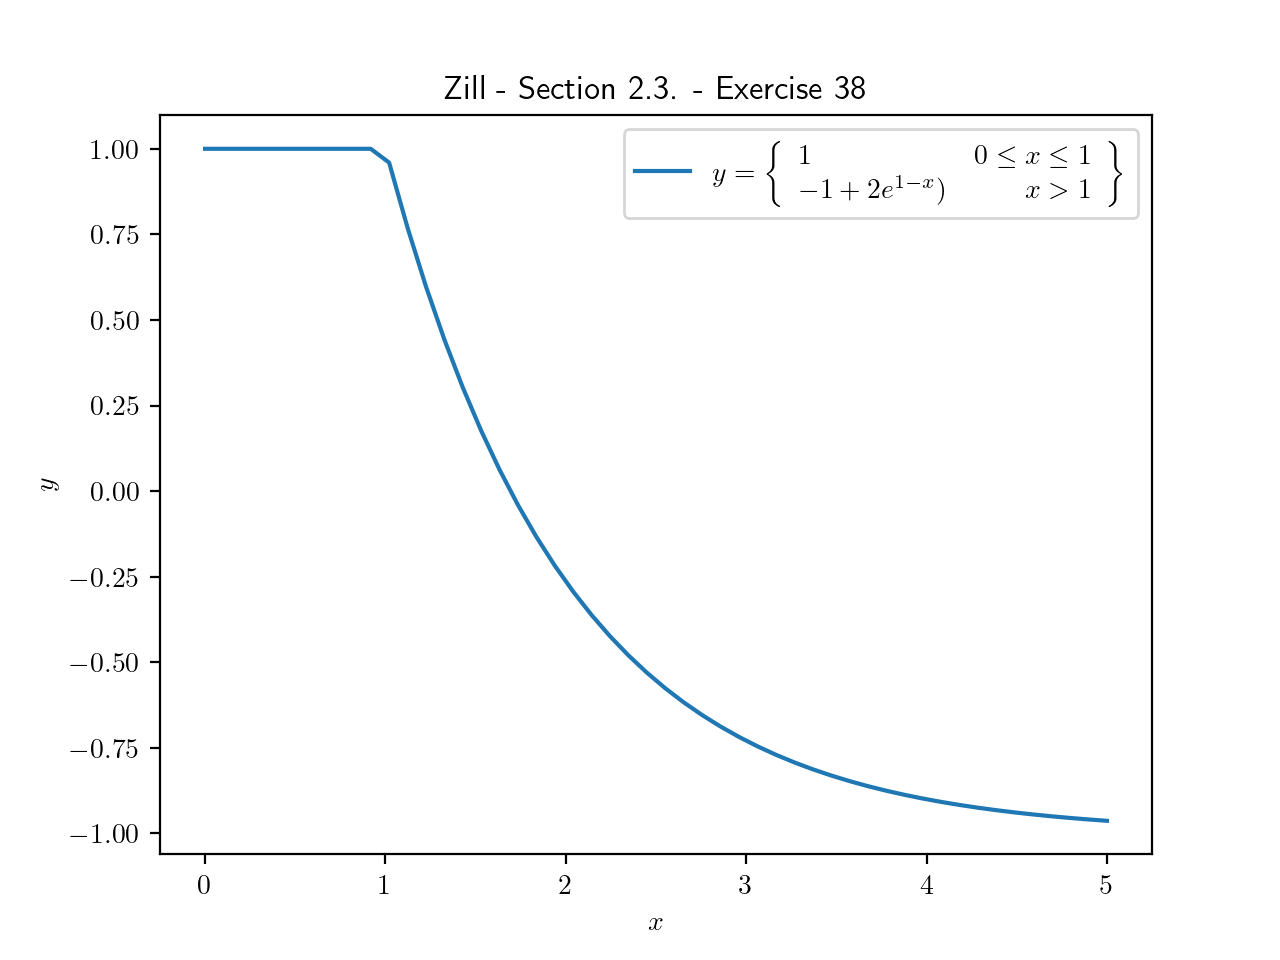

This figure's Python source:
# Zill - Differential Equations with Boundary-Value Problems
# Section 2.3. - Exercise 38
import numpy as np
import matplotlib.pyplot as plt
from matplotlib import rcParams

# set parameters for latex encoding/packages
rcParams['text.usetex'] = True
rcParams['text.latex.preamble'] = r"""
\usepackage{amsthm}
\usepackage{amsmath}
\usepackage{amssymb}
\usepackage{amsfonts}
\usepackage{mathtools}
\usepackage[T1]{fontenc}
\usepackage[utf8]{inputenc}
"""

# sample of interval [0,inf)
x = np.linspace(0, 5)

# continuous function of solution y(x)
funcs = []
funcs.append(lambda x: 1)
funcs.append(lambda x: -1 + 2*np.exp(1 - x))

def y(x):
    return np.piecewise(x, [x <= 1, x > 1], funcs)

# plot figure and axes
fig, ax = plt.subplots()
eq = r'$y=\left\{\begin{array}{lr} 1 & 0 \leq x \leq 1 \\ -1 + 2e^{1-x}) & x > 1 \end{array} \right\}$'
solution = ax.plot(x, y(x), label=eq)

# add title and label
ax.set_title("Zill - Section 2.3. - Exercise 38")
ax.set_xlabel("$x$")
ax.set_ylabel("$y$")
ax.legend()

# show plot
plt.show()

# save plot
fig.savefig("ch02_03_ex38.png")
